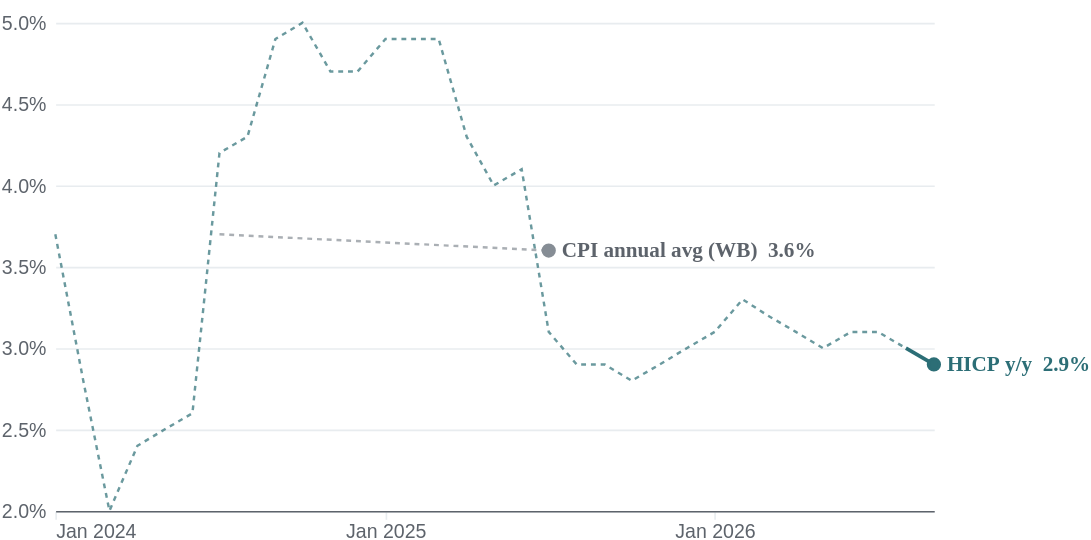

Write the Vega-Lite specification saved for this chart.
### Vega-Lite specification from a JSON file in a GitHub repository (floating-point values rounded to 4 significant figures)
{"$schema": "https://vega.github.io/schema/vega-lite/v6.json", "width": 540, "height": 300, "padding": {"left": 0, "right": 0, "top": 8, "bottom": 0}, "data": {"values": [{"s": "HICP y/y", "role": "accent", "si": 0, "t": "2024-01", "v": 3.7, "ill": true, "joint": false, "prelim": false, "last": false}, {"s": "HICP y/y", "role": "accent", "si": 0, "t": "2024-02", "v": 2.8, "ill": true, "joint": false, "prelim": false, "last": false}, {"s": "HICP y/y", "role": "accent", "si": 0, "t": "2024-03", "v": 2, "ill": true, "joint": false, "prelim": false, "last": false}, {"s": "HICP y/y", "role": "accent", "si": 0, "t": "2024-04", "v": 2.4, "ill": true, "joint": false, "prelim": false, "last": false}, {"s": "HICP y/y", "role": "accent", "si": 0, "t": "2024-05", "v": 2.5, "ill": true, "joint": false, "prelim": false, "last": false}, {"s": "HICP y/y", "role": "accent", "si": 0, "t": "2024-06", "v": 2.6, "ill": true, "joint": false, "prelim": false, "last": false}, {"s": "HICP y/y", "role": "accent", "si": 0, "t": "2024-07", "v": 4.2, "ill": true, "joint": false, "prelim": false, "last": false}, {"s": "HICP y/y", "role": "accent", "si": 0, "t": "2024-08", "v": 4.3, "ill": true, "joint": false, "prelim": false, "last": false}, {"s": "HICP y/y", "role": "accent", "si": 0, "t": "2024-09", "v": 4.9, "ill": true, "joint": false, "prelim": false, "last": false}, {"s": "HICP y/y", "role": "accent", "si": 0, "t": "2024-10", "v": 5, "ill": true, "joint": false, "prelim": false, "last": false}, {"s": "HICP y/y", "role": "accent", "si": 0, "t": "2024-11", "v": 4.7, "ill": true, "joint": false, "prelim": false, "last": false}, {"s": "HICP y/y", "role": "accent", "si": 0, "t": "2024-12", "v": 4.7, "ill": true, "joint": false, "prelim": false, "last": false}, {"s": "HICP y/y", "role": "accent", "si": 0, "t": "2025-01", "v": 4.9, "ill": true, "joint": false, "prelim": false, "last": false}, {"s": "HICP y/y", "role": "accent", "si": 0, "t": "2025-02", "v": 4.9, "ill": true, "joint": false, "prelim": false, "last": false}, {"s": "HICP y/y", "role": "accent", "si": 0, "t": "2025-03", "v": 4.9, "ill": true, "joint": false, "prelim": false, "last": false}, {"s": "HICP y/y", "role": "accent", "si": 0, "t": "2025-04", "v": 4.3, "ill": true, "joint": false, "prelim": false, "last": false}, {"s": "HICP y/y", "role": "accent", "si": 0, "t": "2025-05", "v": 4, "ill": true, "joint": false, "prelim": false, "last": false}, {"s": "HICP y/y", "role": "accent", "si": 0, "t": "2025-06", "v": 4.1, "ill": true, "joint": false, "prelim": false, "last": false}, {"s": "HICP y/y", "role": "accent", "si": 0, "t": "2025-07", "v": 3.1, "ill": true, "joint": false, "prelim": false, "last": false}, {"s": "HICP y/y", "role": "accent", "si": 0, "t": "2025-08", "v": 2.9, "ill": true, "joint": false, "prelim": false, "last": false}, {"s": "HICP y/y", "role": "accent", "si": 0, "t": "2025-09", "v": 2.9, "ill": true, "joint": false, "prelim": false, "last": false}, {"s": "HICP y/y", "role": "accent", "si": 0, "t": "2025-10", "v": 2.8, "ill": true, "joint": false, "prelim": false, "last": false}, {"s": "HICP y/y", "role": "accent", "si": 0, "t": "2025-11", "v": 2.9, "ill": true, "joint": false, "prelim": false, "last": false}, {"s": "HICP y/y", "role": "accent", "si": 0, "t": "2025-12", "v": 3, "ill": true, "joint": false, "prelim": false, "last": false}, {"s": "HICP y/y", "role": "accent", "si": 0, "t": "2026-01", "v": 3.1, "ill": true, "joint": false, "prelim": false, "last": false}, {"s": "HICP y/y", "role": "accent", "si": 0, "t": "2026-02", "v": 3.3, "ill": true, "joint": false, "prelim": false, "last": false}, {"s": "HICP y/y", "role": "accent", "si": 0, "t": "2026-03", "v": 3.2, "ill": true, "joint": false, "prelim": false, "last": false}, {"s": "HICP y/y", "role": "accent", "si": 0, "t": "2026-04", "v": 3.1, "ill": true, "joint": false, "prelim": false, "last": false}, {"s": "HICP y/y", "role": "accent", "si": 0, "t": "2026-05", "v": 3, "ill": true, "joint": false, "prelim": false, "last": false}, {"s": "HICP y/y", "role": "accent", "si": 0, "t": "2026-06", "v": 3.1, "ill": true, "joint": false, "prelim": false, "last": false}, {"s": "HICP y/y", "role": "accent", "si": 0, "t": "2026-07", "v": 3.1, "ill": true, "joint": false, "prelim": false, "last": false}, {"s": "HICP y/y", "role": "accent", "si": 0, "t": "2026-08", "v": 3, "ill": false, "joint": true, "prelim": false, "last": false}, {"s": "HICP y/y", "role": "accent", "si": 0, "t": "2026-09", "v": 2.9, "ill": false, "joint": false, "prelim": false, "last": true}, {"s": "CPI annual avg (WB)", "role": "context", "si": 1, "t": "2024-07", "v": 3.7, "ill": true, "joint": false, "prelim": false, "last": false}, {"s": "CPI annual avg (WB)", "role": "context", "si": 1, "t": "2025-07", "v": 3.6, "ill": false, "joint": true, "prelim": false, "last": true}]}, "config": {"font": "Plus Jakarta Sans", "view": {"stroke": null}, "axis": {"labelFont": "Inter Variable, Plus Jakarta Sans, sans-serif"}}, "encoding": {"x": {"field": "t", "type": "temporal", "title": null, "axis": {"format": "%b %Y", "labelColor": "#5D636B", "tickColor": "#E8ECEF", "domainColor": "#5D636B", "tickCount": 4, "labelFlush": true, "grid": false, "labelFontSize": 12}}, "y": {"field": "v", "type": "quantitative", "title": null, "scale": {"zero": false, "nice": true}, "axis": {"format": ".1f", "labelColor": "#5D636B", "gridColor": "#E8ECEF", "domain": false, "ticks": false, "tickCount": 5, "labelPadding": 6, "labelFontSize": 12, "labelExpr": "datum.label + '%'"}}, "color": {"field": "role", "type": "nominal", "scale": {"domain": ["accent", "context"], "range": ["#2C6E76", "#868D95"]}, "legend": null}}, "layer": [{"transform": [{"filter": "datum.ill || datum.joint"}], "mark": {"type": "line", "strokeWidth": 1.5, "strokeDash": [3, 3], "opacity": 0.7}, "encoding": {"detail": {"field": "s"}}}, {"transform": [{"filter": "!datum.ill"}], "mark": {"type": "line", "strokeWidth": 2.25, "interpolate": "linear"}, "encoding": {"detail": {"field": "s"}, "strokeWidth": {"condition": {"test": "datum.role === 'context'", "value": 1.75}, "value": 2.5}}}, {"transform": [{"filter": "datum.last"}], "mark": {"type": "point", "filled": false, "size": 46, "opacity": 1, "strokeWidth": 2}, "encoding": {"fill": {"condition": [{"test": "datum.prelim", "value": "white"}, {"test": "datum.role === 'accent'", "value": "#2C6E76"}], "value": "#868D95"}}}, {"transform": [{"filter": "datum.last"}, {"calculate": "datum.s + '  ' + format(datum.v, '.1f') + '%'", "as": "lab"}], "mark": {"type": "text", "align": "left", "dx": 8, "fontSize": 13, "fontWeight": 600, "font": "Plus Jakarta Sans"}, "encoding": {"text": {"field": "lab"}, "color": {"condition": {"test": "datum.role === 'accent'", "value": "#2C6E76"}, "value": "#5D636B"}}}]}
